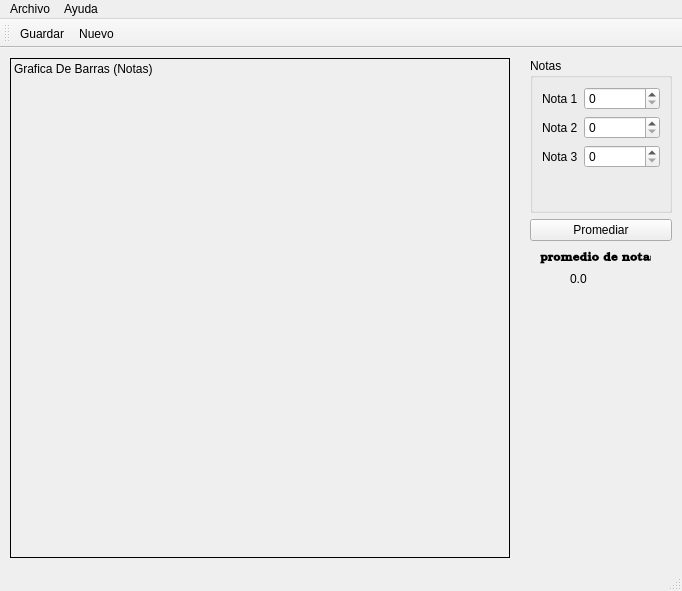
<?xml version="1.0" encoding="UTF-8"?>
<ui version="4.0">
 <class>Principal</class>
 <widget class="QMainWindow" name="Principal">
  <property name="geometry">
   <rect>
    <x>0</x>
    <y>0</y>
    <width>682</width>
    <height>591</height>
   </rect>
  </property>
  <property name="windowTitle">
   <string>Instant Bar</string>
  </property>
  <property name="windowIcon">
   <iconset resource="Resources.qrc">
    <normaloff>:/img/graph.png</normaloff>:/img/graph.png</iconset>
  </property>
  <property name="styleSheet">
   <string notr="true"/>
  </property>
  <widget class="QWidget" name="centralwidget">
   <widget class="QLabel" name="outCuadro">
    <property name="geometry">
     <rect>
      <x>10</x>
      <y>10</y>
      <width>500</width>
      <height>500</height>
     </rect>
    </property>
    <property name="minimumSize">
     <size>
      <width>500</width>
      <height>500</height>
     </size>
    </property>
    <property name="frameShape">
     <enum>QFrame::Box</enum>
    </property>
    <property name="text">
     <string>Grafica De Barras (Notas)</string>
    </property>
    <property name="alignment">
     <set>Qt::AlignLeading|Qt::AlignLeft|Qt::AlignTop</set>
    </property>
   </widget>
   <widget class="QWidget" name="widget" native="true">
    <property name="geometry">
     <rect>
      <x>530</x>
      <y>10</y>
      <width>142</width>
      <height>183</height>
     </rect>
    </property>
    <layout class="QVBoxLayout" name="verticalLayout">
     <item>
      <widget class="QGroupBox" name="groupBox">
       <property name="title">
        <string>Notas</string>
       </property>
       <layout class="QFormLayout" name="formLayout">
        <item row="0" column="0">
         <widget class="QLabel" name="label">
          <property name="text">
           <string>Nota 1</string>
          </property>
         </widget>
        </item>
        <item row="0" column="1">
         <widget class="QSpinBox" name="barra1">
          <property name="maximum">
           <number>500</number>
          </property>
         </widget>
        </item>
        <item row="1" column="0">
         <widget class="QLabel" name="label_2">
          <property name="text">
           <string>Nota 2</string>
          </property>
         </widget>
        </item>
        <item row="1" column="1">
         <widget class="QSpinBox" name="barra2"/>
        </item>
        <item row="2" column="0">
         <widget class="QLabel" name="label_3">
          <property name="text">
           <string>Nota 3</string>
          </property>
         </widget>
        </item>
        <item row="2" column="1">
         <widget class="QSpinBox" name="barra3"/>
        </item>
       </layout>
      </widget>
     </item>
     <item>
      <widget class="QPushButton" name="pushprom">
       <property name="text">
        <string>Promediar</string>
       </property>
      </widget>
     </item>
    </layout>
   </widget>
   <widget class="QLabel" name="inpromedio">
    <property name="geometry">
     <rect>
      <x>570</x>
      <y>220</y>
      <width>51</width>
      <height>21</height>
     </rect>
    </property>
    <property name="text">
     <string>0.0</string>
    </property>
   </widget>
   <widget class="QLabel" name="label_4">
    <property name="geometry">
     <rect>
      <x>540</x>
      <y>200</y>
      <width>111</width>
      <height>20</height>
     </rect>
    </property>
    <property name="font">
     <font>
      <family>Bookman Old Style</family>
      <weight>75</weight>
      <bold>true</bold>
     </font>
    </property>
    <property name="text">
     <string>promedio de notas</string>
    </property>
   </widget>
  </widget>
  <widget class="QStatusBar" name="statusbar"/>
  <widget class="QToolBar" name="toolBar">
   <property name="windowTitle">
    <string>toolBar</string>
   </property>
   <attribute name="toolBarArea">
    <enum>TopToolBarArea</enum>
   </attribute>
   <attribute name="toolBarBreak">
    <bool>false</bool>
   </attribute>
   <addaction name="actionGuardar"/>
   <addaction name="actionNuevo"/>
  </widget>
  <widget class="QMenuBar" name="menubar">
   <property name="geometry">
    <rect>
     <x>0</x>
     <y>0</y>
     <width>682</width>
     <height>20</height>
    </rect>
   </property>
   <widget class="QMenu" name="menuArchivo">
    <property name="title">
     <string>Archivo</string>
    </property>
    <addaction name="actionGuardar"/>
    <addaction name="actionSalir"/>
    <addaction name="actionNuevo"/>
   </widget>
   <widget class="QMenu" name="menuformas">
    <property name="title">
     <string>Ayuda</string>
    </property>
    <addaction name="actionAcerca_de"/>
   </widget>
   <addaction name="menuArchivo"/>
   <addaction name="menuformas"/>
  </widget>
  <action name="actionGuardar">
   <property name="icon">
    <iconset resource="Resources.qrc">
     <normaloff>:/img/Save.ico</normaloff>:/img/Save.ico</iconset>
   </property>
   <property name="text">
    <string>Guardar</string>
   </property>
   <property name="shortcut">
    <string>Ctrl+S</string>
   </property>
  </action>
  <action name="actionSalir">
   <property name="icon">
    <iconset resource="Resources.qrc">
     <normaloff>:/img/logout (1).png</normaloff>:/img/logout (1).png</iconset>
   </property>
   <property name="text">
    <string>Salir</string>
   </property>
   <property name="shortcut">
    <string>Ctrl+Q</string>
   </property>
  </action>
  <action name="actionlineas">
   <property name="text">
    <string>lineas</string>
   </property>
  </action>
  <action name="actionAcerca_de">
   <property name="icon">
    <iconset resource="Resources.qrc">
     <normaloff>:/img/about (1).png</normaloff>:/img/about (1).png</iconset>
   </property>
   <property name="text">
    <string>Acerca de</string>
   </property>
  </action>
  <action name="actionNuevo">
   <property name="icon">
    <iconset resource="Resources.qrc">
     <normaloff>:/img/new.png</normaloff>:/img/new.png</iconset>
   </property>
   <property name="text">
    <string>Nuevo</string>
   </property>
  </action>
 </widget>
 <resources>
  <include location="Resources.qrc"/>
 </resources>
 <connections>
  <connection>
   <sender>actionSalir</sender>
   <signal>triggered()</signal>
   <receiver>Principal</receiver>
   <slot>close()</slot>
   <hints>
    <hint type="sourcelabel">
     <x>-1</x>
     <y>-1</y>
    </hint>
    <hint type="destinationlabel">
     <x>340</x>
     <y>295</y>
    </hint>
   </hints>
  </connection>
 </connections>
</ui>
